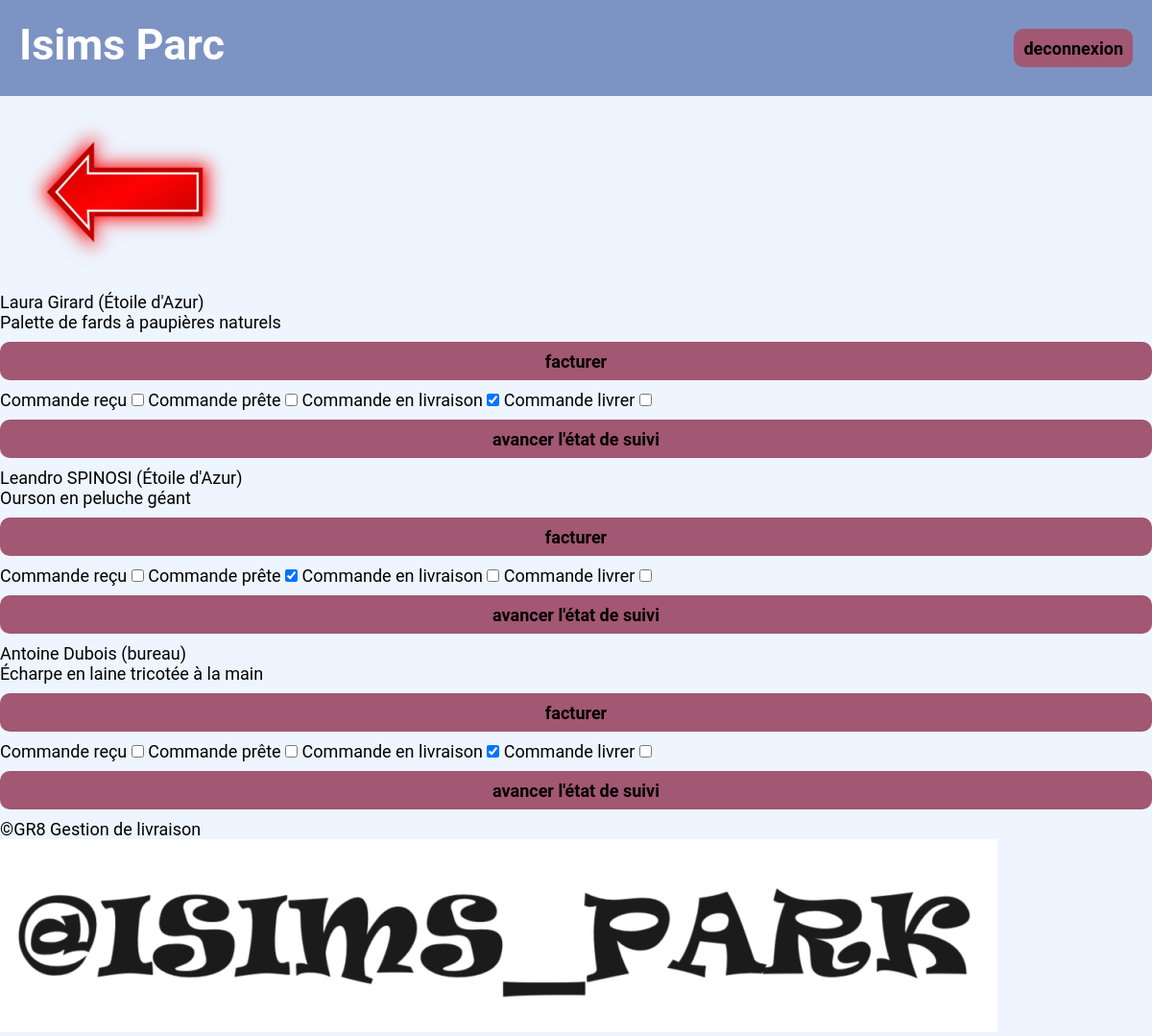
The app's page /Pages/page_modo/gestion_comandes.php with its own data.
### tables this page shows
CREATE TABLE `order` (
  `order_id` int NOT NULL,
  `product_Fk` int DEFAULT NULL,
  `client_user_id_Fk` int DEFAULT NULL,
  `quantity` int DEFAULT NULL,
  `date` datetime DEFAULT NULL,
  `state_Fk` int DEFAULT NULL
);

CREATE TABLE `user` (
  `user_id` int NOT NULL,
  `first_name` varchar(255) DEFAULT NULL,
  `second_name` varchar(255) DEFAULT NULL,
  `role_Fk` int DEFAULT NULL,
  `login` varchar(255) DEFAULT NULL,
  `password` char(40) DEFAULT NULL,
  `stays_at_Fk` int DEFAULT NULL,
  `bill` int DEFAULT NULL
);

CREATE TABLE `cottage` (
  `cottage_id` int NOT NULL,
  `name` varchar(255) DEFAULT NULL,
  `location` varchar(255) DEFAULT NULL
);

CREATE TABLE `product` (
  `product_id` int NOT NULL,
  `Souvenir_name` varchar(255) DEFAULT NULL,
  `price` float DEFAULT NULL,
  `shop_id_Fk` int DEFAULT NULL,
  `image_url` varchar(255) DEFAULT NULL,
  `type_Fk` int DEFAULT NULL,
  `description` text
);

### Pages/page_modo/gestion_comandes.php (the view, shortened to what this page needs)
<?php
$hote = 'localhost';
$nomBD = 'isim_parc';
$user = 'root';
$mdp = '';
try {
    $bd = new PDO('mysql:host=' . $hote . ';dbname=' . $nomBD, $user, $mdp);
    $bd->exec("SET NAMES 'utf8'");
} catch (Exception $e) {
    echo "Erreur de connexion à la BD : $e";
    exit();
}
$cater = $bd->prepare("SELECT
    o.order_id,
    o.quantity,
    o.date,
    o.state_Fk,
    u.user_id,
    u.first_name,
    u.second_name,
    u.bill,
    c.name AS cottage_name,
    p.Souvenir_name,
    p.price
FROM
    `order` o
JOIN
    `user` u ON o.client_user_id_Fk = u.user_id
JOIN
    `cottage` c ON u.stays_at_Fk = c.cottage_id
JOIN
    `product` p ON o.product_Fk = p.product_id;");
$cater->execute();
?>
<!doctype html>
<html lang="fr">
<head>
    <link rel="stylesheet" href="Style.css">
</head>
<body>
<main class="">
    <a href="modo.php"><img src="img/flecherouge.png" alt="revenir en arrière"></a>
    <?php
    while ($data = $cater->fetch()) :
        ?>
        <form method="post">
            <p><?= $data["first_name"] . ' ' . $data["second_name"] . ' (' . $data["cottage_name"] . ')' ?></p>
            <p><?= $data["Souvenir_name"] ?></p>
            <?php if ($data['bill'] == NULL or $data['bill'] == 0 or $data['bill'] != $data['price']) : ?>
                <input type="submit" name="facturer" value="facturer">
            <?php else : ?>
                <input type="submit" name="defacturer" value="supprimer la facture">
            <?php endif; ?>
        </form>
        <form method="post">
			<?php if (  $data["state_Fk"] >= 1  && $data["state_Fk"] <= 4):?>
            <label class="dispa">Commande reçu
                <input type="checkbox" name="radio1" <?php if ($data['state_Fk'] == 1) {
                    echo 'checked';
                } ?>>
            </label>
            <label class="dispa">Commande prête
                <input type="checkbox" name="radio2" <?php if ($data['state_Fk'] == 2) {
                    echo 'checked';
                } ?>>
            </label>
            <label class="dispa">Commande en livraison
                <input type="checkbox" name="radio3" <?php if ($data['state_Fk'] == 3) {
                    echo 'checked';
                } ?>>
            </label>
            <label class="dispa">Commande livrer
                <input type="checkbox" name="radio4" <?php if ($data['state_Fk'] == 4) {
                    echo 'checked';
                } ?>>
            </label>
			<input type="submit" name="vali_com" value="avancer l'état de suivi">
			<?php endif; ?>
        </form>
        <?php
    endwhile;
    ?>
</main>
<?php require 'footer.php'; ?>
</body>
</html>

### Pages/page_modo/footer.php
<footer>
   <p>©GR8 Gestion de livraison</p>
   <a ="#"><img src="img/Reso.png" alt="icone des comptes"></a>
</footer>

### Pages/page_modo/style.css (style rules this page uses)
* { margin: 0; padding: 0; box-sizing: border-box; font-family: 'Roboto', sans-serif; font-size: large; }
body { background-color: #EEF5FF; }
a { text-decoration: none; color: #ffffff; }
h1 { font-size: 2.5em; }
header { padding: 20px; background-color: #7C93C3; color: #fcfcfc; display: flex; justify-content: space-between; flex-direction: row; }
input[type="submit"] { margin: 10px 0; padding: 10px; width: 100%; height: 40px; border: none; border-radius: 10px; background-color: #A25772; color: black; font-weight: bold; cursor: pointer; }

### records on screen
order: client_user_id_Fk.first_name "Laura", client_user_id_Fk.second_name "Girard", cottage.name "Étoile d'Azur", product_Fk.Souvenir_name "Palette de fards à paupières naturels", state_Fk "☑"
order: client_user_id_Fk.first_name "Leandro", client_user_id_Fk.second_name "SPINOSI", cottage.name "Étoile d'Azur", product_Fk.Souvenir_name "Ourson en peluche géant", state_Fk "☑"
order: client_user_id_Fk.first_name "Antoine", client_user_id_Fk.second_name "Dubois", cottage.name "bureau", product_Fk.Souvenir_name "Écharpe en laine tricotée à la main", state_Fk "☑"
